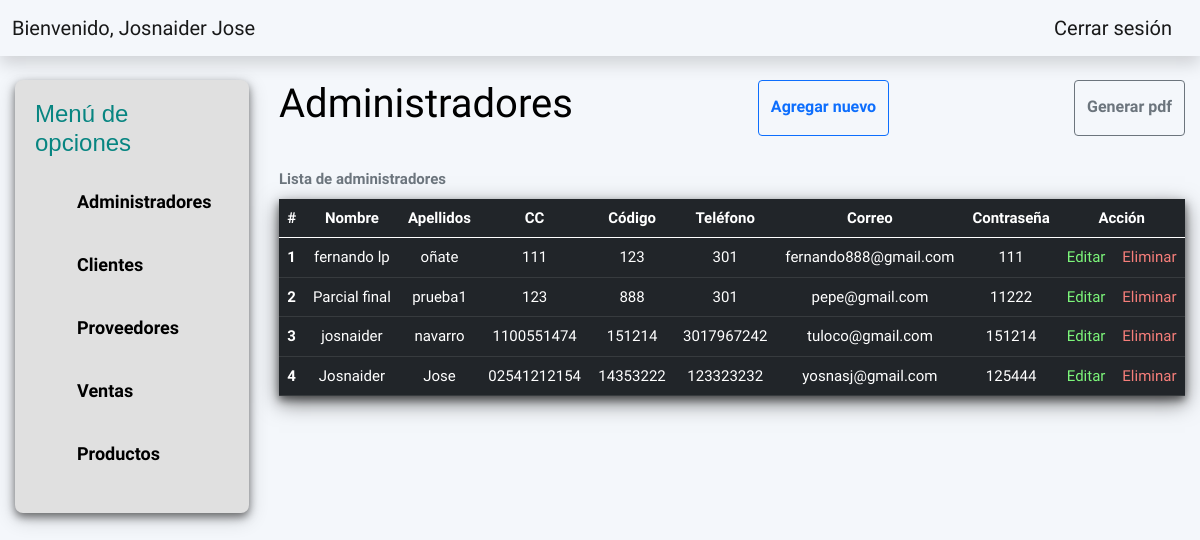
Page /Vistas/vista_administradores.php (signed in) on the committed database.
### tables this page shows
CREATE TABLE `tb_administradores` (
  `id` int(11) NOT NULL,
  `nombre` varchar(50) NOT NULL,
  `apellidos` varchar(50) NOT NULL,
  `identificacion` varchar(20) NOT NULL,
  `codigo_admin` varchar(20) NOT NULL,
  `telefono` varchar(20) NOT NULL,
  `correo` varchar(50) NOT NULL,
  `pass` varchar(50) NOT NULL
);

### Vistas/includes/consulta.php (called while the page is built, shortened)
<?php
require('../Variables/Conexion.php');
if (!isset($_SESSION['exito'])) {
    header("refresh:3;url=Login.php");
    mostrarHtml3();
    exit();
} else {
    $usuario = $_SESSION['exito'];
    $query = "SELECT * FROM tb_administradores where identificacion = $usuario";
    $resultado = $conexion->query($query);
    $filas = $resultado->fetch_assoc();
    $query2 = "SELECT * FROM tb_administradores";
    $res = $conexion->query($query2);
    while ($row = $res->fetch_array()) {
        $rows[] = $row;
    }
}

### Vistas/vista_administradores.php (the view, shortened to what this page needs)
<?php
include("includes/consulta.php");
?>
<!DOCTYPE html>
<html lang="en">
<head>
    <link rel="stylesheet" href="https://stackpath.bootstrapcdn.com/bootstrap/5.0.0-alpha1/css/bootstrap.min.css">
    <link rel="stylesheet" href="../Css/style.css?v=1" />
</head>
<body>
    <header>
        <?php include("includes/header.php"); ?>
    </header>
    <main>
        <div class="contenedor">
            <aside>
                <?php include("includes/aside.php") ?>
            </aside>
            <div class="contenedor-3">
                <div class="d-sm-flex justify-content-between mb-4">
                    <h1 class="titulo">Administradores</h1>
                    <a href="CrearAdmin.php" class="btn btn-outline-primary" role="button" target="_blank">Agregar nuevo</a>
                    <a href="../Variables/reporte_administradores.php" class="btn btn-outline-secondary"  role="button" target="_blank">Generar pdf</a>
                </div>
                <table class="table table-dark table-hover caption-top">
                    <caption>Lista de administradores</caption>
                    <thead>
                        <tr>
                            <th scope="col">#</th>
                            <th scope="col">Nombre</th>
                            <th scope="col">Apellidos</th>
                            <th scope="col">CC</th>
                            <th scope="col">Código</th>
                            <th scope="col">Teléfono</th>
                            <th scope="col">Correo</th>
                            <th scope="col">Contraseña</th>
                            <th scope="col" colspan="2">Acción</th>
                        </tr>
                    </thead>
                    <tbody>
                        <?php $v = 1;
                        foreach ($rows as $contenido) : ?>
                            <tr>
                                <th scope="row"><?php echo $v; ?></th>
                                <td><?php echo $contenido['nombre']; ?></td>
                                <td><?php echo $contenido['apellidos']; ?></td>
                                <td><?php echo $contenido['identificacion']; ?></td>
                                <td><?php echo $contenido['codigo_admin']; ?></td>
                                <td><?php echo $contenido['telefono']; ?></td>
                                <td><?php echo $contenido['correo']; ?></td>
                                <td><?php echo $contenido['pass']; ?></td>
                                <td><a href="vista_EditAdmin.php?ida=<?php echo $contenido['id']; ?>" class="edit">Editar</a></td>
                                <td><a href="?idea=<?php echo $contenido['id']; ?>" onclick="if (!confirm('Seguro que quieres borrar este administrador?'))
                    return false" class="delete">Eliminar</a></td>
                                <?php $v++; ?>
                            </tr>
                        <?php endforeach ?>
                    </tbody>
                </table>
            </div>
        </div>
    </main>
</body>
</html>

### Vistas/includes/header.php (shortened to what this page needs)
<nav class="navbar navbar-expand navbar-light text-white topbar mb-4 static-top shadow">
    <div class="container-fluid">
        <a class="navbar-brand" href="ModuloAdministrador.php">Bienvenido,
            <?php
            echo $filas['nombre'];
            echo $filas['apellidos'];
            ?>
        </a>
        <a class="navbar-brand" href="../Variables/CerrarConexion.php">Cerrar sesión</a>
    </div>
</nav>

### Css/style.css (style rules this page uses)
:root { --dark: #000000; --dark-x: #1E2126; --light: #ffffff; --teal: #46b842; --teal-x: #CAFEB2; --blue-x: #1EA2F8; --light-s: #FFFFD8; }
body { font-family: 'Spartan', 'sans-serif'; font-weight: 300; color: var(--light); background-color: #F4F7FB; }
.btn { min-height: 3.125rem; font-weight: 600; }
aside { min-width: 20%; height: 100%; background-color: #E0E0E0; padding: 20px; border-radius: 8px; position: sticky; top: 10px; box-shadow: 0 4px 8px 0 rgba(0, 0, 0, 0.5), 0 6px 20px 0 rgba(0, 0, 0, 0.19); }
.contenedor { max-width: 97.5%; width: 100%; margin: 15px; display: flex; justify-content: space-between; }
.contenedor-3 { font-size: 15px; max-width: 100%; width: 80%; margin-left: 30px; margin-right: auto; display: block; color: black; }
table { text-align: center; box-shadow: 0 4px 8px 0 rgba(0, 0, 0, 0.5), 0 7px 20px 0 rgba(0, 0, 0, 0.50); }
table caption { font-weight: bold; }
table a { text-decoration: none; }
.edit { color: #7CF67A; }
.delete { color: #F67E7A; }
.btn { padding-top: 14px; }

### rows in the picture
tb_administradores: nombre "Josnaider", apellidos "Jose", identificacion "02541212154", codigo_admin "14353222", telefono "123323232", correo "yosnasj@gmail.com", pass "125444"
tb_administradores: nombre "fernando lp", apellidos "oñate", identificacion "111", codigo_admin "123", telefono "301", correo "fernando888@gmail.com", pass "111"
tb_administradores: nombre "Parcial final", apellidos "prueba1", identificacion "123", codigo_admin "888", telefono "301", correo "pepe@gmail.com", pass "11222"
tb_administradores: nombre "josnaider", apellidos "navarro", identificacion "1100551474", codigo_admin "151214", telefono "3017967242", correo "tuloco@gmail.com", pass "151214"
